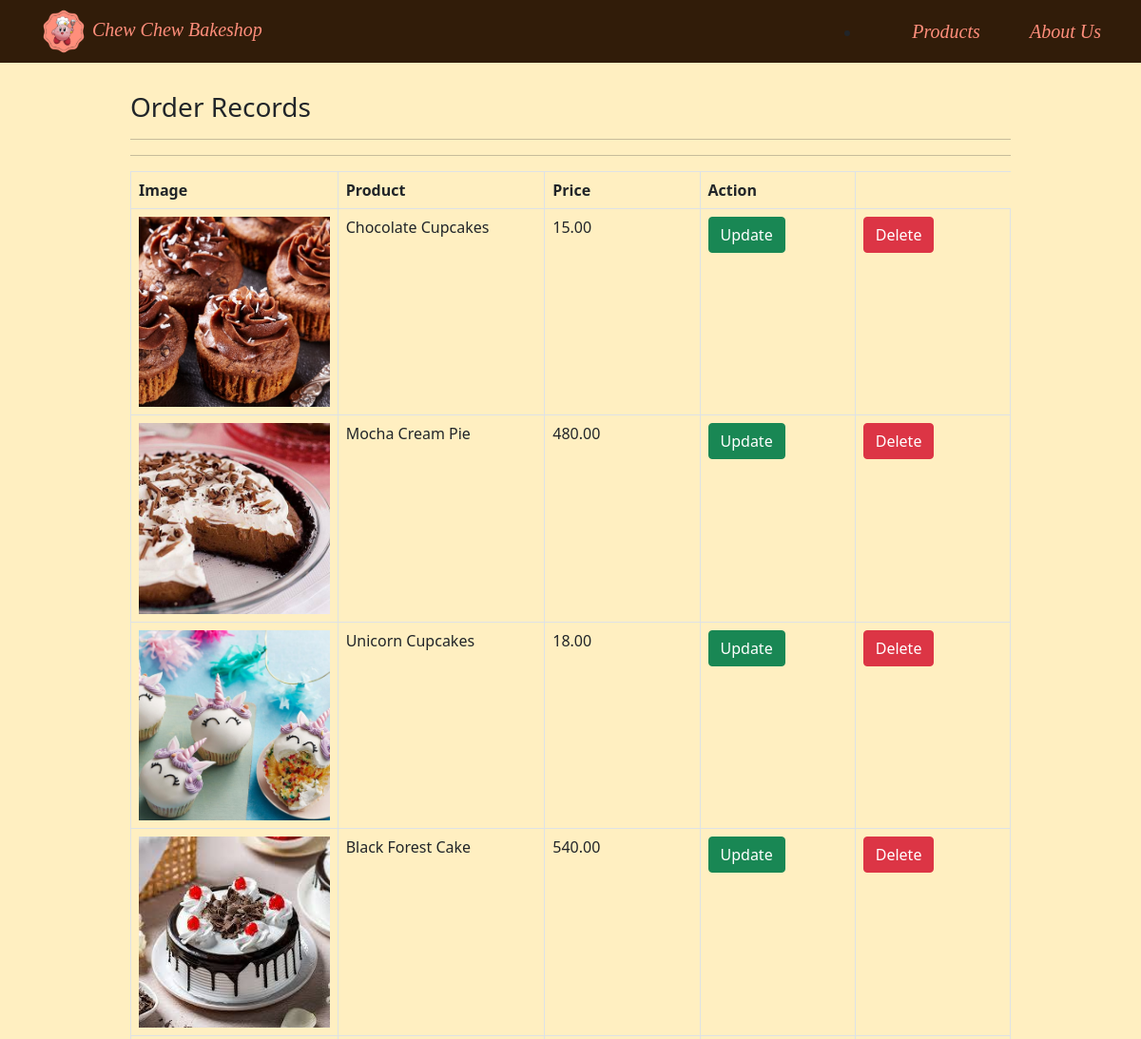
The app's page /order_index.php (upper part), older data.
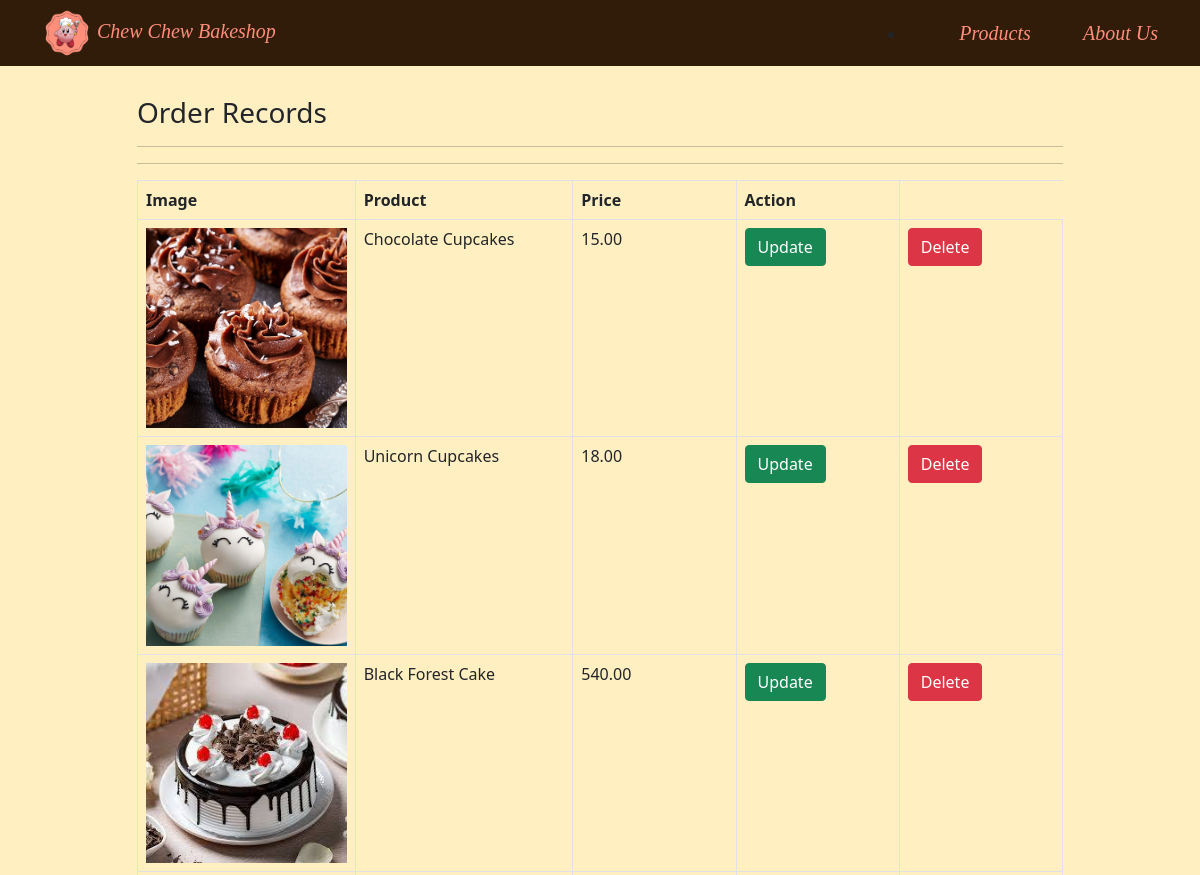
The same page, newer data.
### tables this page shows
CREATE TABLE `items` (
  `item_id` int(255) NOT NULL,
  `category_id` int(255) NOT NULL,
  `discount_id` int(255) DEFAULT NULL,
  `item_name` varchar(255) NOT NULL,
  `item_price` decimal(11,2) NOT NULL,
  `item_imgdir` varchar(255) NOT NULL,
  `date_added` datetime NOT NULL DEFAULT current_timestamp(),
  `item_status` char(1) NOT NULL DEFAULT 'A' COMMENT 'A = Active / I = Inactive'
);

### sql_utilities.php (called while the page is built, shortened)
<?php
function query($conn, $sql, $params = array()){
        $stmt=mysqli_stmt_init($conn);
        if(mysqli_stmt_prepare($stmt, $sql)){
            $cnt_p = count($params);
            if(mysqli_stmt_execute($stmt)){
                 $resultData = mysqli_stmt_get_result($stmt);
                 if(!empty($resultData)){
                      $arr=array();
                      while($row = mysqli_fetch_assoc($resultData)){
                          array_push($arr,$row);
                      }
                      return $arr;
                 }
                  else{
                     return true;
                 }
            }
            else{
               return false;
            }
        }
        return false;
    }

### order_index.php (the view, shortened to what this page needs)
<html>
    <?php include_once "db_conn.php"; ?>
    <head>
        <link rel="stylesheet" href="css/bootstrap.css">
        <link rel="stylesheet" href="bootstrap-icons-1.9.1/bootstrap-icons.css">
    </head>
    <body>
        <nav class="navbar">
            <div class="container">
                <a class="active" href="landing_page.php">
                    <img src="pics/CCB Logo.png" width="50px" height="50px"/>
                    Chew Chew Bakeshop
                </a>
                <li>
                    <a class="mx-5" href="products.php">Products</a>
                    <a href="about.php">About Us</a>
                </li>
            </div>
        </nav>
        <div class="container pt-5">
            <div class="row mt-5">
                <div class="col-1"></div>
                <div class="col-10">
                    <h3>Order Records</h3>
                    <?php
                        $productlist = query($conn, "SELECT i.item_id, i.item_name, i.item_price, i.item_imgdir, c.category_id, c.category_name FROM items i JOIN category c ON i.category_id = c.category_id WHERE i.item_status='A' ORDER BY i.item_id ASC");
                        echo "<hr>";
                        echo "<hr>";
                        echo "<table class='table table-bordered'>";
                        echo "<thead>";
                             echo "<th>Image</th>";
                             echo "<th>Product</th>";
                             echo "<th>Price</th>";
                             echo "<th>Action</th>";
                        echo "</thead>";
                        foreach($productlist as $key => $row) {
                            $item_id = $row['item_id'];
                            $item_name = $row['item_name'];
                            $item_price = $row['item_price'];
                            $item_imgdir = $row['item_imgdir'];
                            echo "<tr>";
                                echo "<td width=20%><img src='" . $item_imgdir . "' alt='" . $item_imgdir . "' style='max-width:100%' /></td>";
                                echo "<td width=20%>" . $item_name . "</td>";
                                echo "<td width=15%>" . $item_price . "</td>";
                                echo "<td width=15%> <a class='btn btn-success' data-toggle='modal' data-target='#update" . $item_id . "'> Update </a> </td>";
                                echo "<td width=15%> <a class='btn btn-danger' href='product_delete.php?item_id=". $item_id ."' > Delete </a> </td>";
                            echo "</tr>";
                        }
                        echo "</table>";
                    ?>
                </div>
                <div class="col-1"></div>
            </div>
        </div>
    </body>
</html>

### order_index.php (style rules this page uses)
.navbar { background-color: #311C09; overflow: hidden; position: fixed; width: 100%; z-index: 1; }
.navbar a { color: #FF8E7B; font-family: Times New Roman; font-style: italic; text-decoration: none; font-size: 20px; }
body { background-color: #FFEFC1; }

Row changes from the older to the newer data that the page shows:
no longer on this page (row edited): items: item_imgdir (picture), item_name "Mocha Cream Pie", item_price "480.00"
